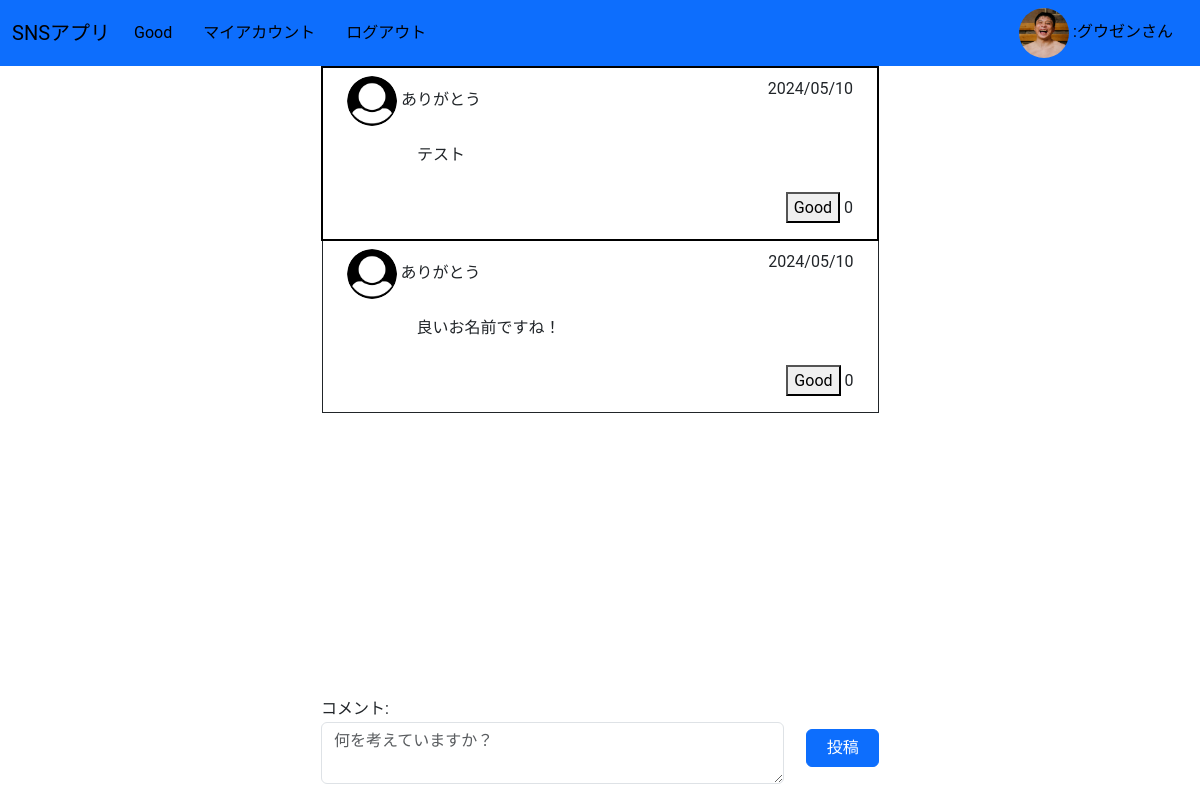
The app's page /sns/comment/38 (signed in) with its own data.
### security/models.py (models this page shows)
class CustomUser(AbstractUser):
    avatar=models.ImageField(upload_to='avatars/',null=True,blank=True)

### sns/models.py (models this page shows, shortened)
class Message(models.Model):
    owner=models.ForeignKey(settings.AUTH_USER_MODEL,on_delete=models.CASCADE,related_name='message_owner')
    content=models.TextField(max_length=1000)
    photo=models.ImageField(upload_to='photo/',null=True,blank=True)
    good_count=models.IntegerField(default=0)
    pub_date=models.DateTimeField(auto_now_add=True)
    class Meta:
        ordering=('-pub_date',)

class Comment(models.Model):
    message=models.ForeignKey(Message,on_delete=models.CASCADE,related_name='comments')
    owner=models.ForeignKey(settings.AUTH_USER_MODEL,related_name='comment',on_delete=models.CASCADE)
    content=models.TextField(max_length=1000)
    pub_date=models.DateTimeField(auto_now_add=True)
    good_count=models.IntegerField(default=0)
    class Meta:
        ordering=['-good_count','pub_date',]

### sns/views.py (the view)
# urls.py: path('comment/<int:msg_id>',views.comment_view,name='comment'),
@login_required(login_url='security/login/')
def comment_view(request,msg_id):
    message=get_object_or_404(Message,id=msg_id)
    comments=Comment.objects.filter(message=message)
    if request.method=='POST':
        form=CommentForm(request.POST)
        if form.is_valid():
            comment=form.save(commit=False)
            comment.owner=request.user
            comment.message=message
            comment.save()
            params={
                'form':form,
                'm':message,
                'comments':comments,
                'login_user':request.user,
            }
            return redirect('sns:comment',msg_id=msg_id)
    else:
        form=CommentForm()
    params={
        'form':form,
        'm':message,
        'comments':comments,
        'login_user':request.user
    }
    return render(request,'sns/comment.html',params)

### sns/forms.py
class CommentForm(forms.ModelForm):
    class Meta:
        model=Comment
        fields=['content',]
        widgets={
            'content':forms.Textarea(attrs={
                'class':'form-control',
                'rows':2,
                'placeholder':'何を考えていますか？',
            }),
        }
        labels={
            'content':'コメント',
        }

### sns/templates/sns/comment.html (shortened to what this page needs)
<!DOCTYPE html>
{% extends 'SNS_project/layout.html' %}
{% load static %}
{% block css %}
<link rel="stylesheet" href="{% static 'sns/index.css' %}">
<link rel="stylesheet" href="{% static 'sns/comment_form.css' %}">
{% endblock css %}
{% block content %}
<table class="votion">
    <tr style="border: 2px solid black;">
        <td class="px-4 py-2">
            <div class="d-flex justify-content-between">
                <div>
                    {% if m.owner.avatar %}
                    <img src="{{ m.owner.avatar.url }}" alt="{{ m.owner.first_name }}"
                        style="width: 50px; height: 50px;" class="rounded-circle">
                    {% else %}
                    <img src="../../../media/avatars/avatar-not-set.png" alt="画像未設定" style="width: 50px; height: 50px;"
                        class="rounded-circle">
                    {% endif %}
                    <span>{{m.owner.first_name}}</span>
                </div>
                <span>{{m.pub_date|date:"Y/m/d"}}</span>
            </div>
            <p class="pt-3 content_position">
                {{m.content|linebreaksbr}}
            </p>
            <div class="d-flex justify-content-end my-2 left">
                <div>
                    <span><a href="{% url 'sns:good' m.id %}"><button>Good</button></a></span>
                    <span class="">{{m.good_count}}</span>
                </div>
            </div>
        </td>
    </tr>
    {% for m in comments %}
    <tr>
        <td class="px-4 py-2">
            <div class="d-flex justify-content-between">
                <div>
                    {% if m.owner.avatar %}
                    <img src="{{ m.owner.avatar.url }}" alt="{{ m.owner.first_name }}"
                        style="width: 50px; height: 50px;" class="rounded-circle">
                    {% else %}
                    <img src="../../../media/avatars/avatar-not-set.png" alt="画像未設定" style="width: 50px; height: 50px;"
                        class="rounded-circle">
                    {% endif %}
                    <span>{{m.owner.first_name}}</span>
                </div>
                <span>{{m.pub_date|date:"Y/m/d"}}</span>
            </div>
            <p class="pt-3 content_position">
                {{m.content|linebreaksbr}}
            </p>
            <div class="d-flex justify-content-end my-2 left">
                <div>
                    <span><a href="{% url 'sns:comment_good' m.id %}"><button>Good</button></a></span>
                    <span class="">{{m.good_count}}</span>
                </div>
            </div>
        </td>
    </tr>
    {% endfor %}
</table>
<div class="h-10"></div>
{% endblock content %}
{% block form %}
    <form method="post" class="form-row w-50 d-flex justify-content-between">
        <div class="w-80">
            {{form.as_p}}
        </div>
        <button type="submit" class="btn btn-primary w-15">投稿</button>
    </form>
{% endblock %}

### templates/SNS_project/layout.html (shortened to what this page needs)
<!DOCTYPE html>
<html lang="ja">
{% load static %}
<head>
    <link href="https://cdn.jsdelivr.net/npm/bootstrap@5.3.0/dist/css/bootstrap.min.css" rel="stylesheet"
>
    <link rel="stylesheet" href="{% static 'SNS_project/header.css' %}">
    {% block css %}{% endblock %}
</head>
<body>
    <header class="bg-primary fixed-top">
        <nav class="navbar navbar-expand-lg navbar-dark">
            <div class="container-fluid">
                <a class="navbar-brand" href="{% url 'sns:index' %}">SNSアプリ</a>
                <div class="collapse navbar-collapse" id="navbarNavDropdown">
                    <ul class="navbar-nav">
                        <li class="nav-item">
                            <a class="nav-link" href="{% url 'sns:goods_view' %}">Good</a>
                        </li>
                        <li class="nav-item">
                            <a class="nav-link" href="{% url 'sns:my_account' %}">マイアカウント</a>
                        </li>
                        <li class="nav-item">
                            <a class="nav-link" href="{% url 'security:logout' %}">ログアウト</a>
                        </li>
                    </ul>
                    <div class="ms-auto">
                        <a class="nav-link" href="{% url 'security:profile_edit' %}">
                            {% if login_user.avatar %}
                            <img src="{{ login_user.avatar.url }}" alt="Profile" style="width: 50px; height: 50px;"
                                class="rounded-circle">
                            {% else %}
                            <img src="../../../media/avatars/avatar-not-set.png" alt="Default"
                                style="width: 50px; height: 50px;" class="rounded-circle">
                            {% endif %}
                            :{{ login_user.first_name }}
                        </a>
                    </div>
                </div>
            </div>
        </nav>
    </header>
    <main class="container">
        <div class="content1">{% block content %}{% endblock %}</div>
        <div class="fixed-bottom bg-white container">
            {% block form %}{% endblock form %}
        </div>
    </main>
</body>
</html>

### static/SNS_project/header.css (style rules this page uses)
.container { display: flex; justify-content: center; }
.content1 { margin-top: 66px; width: 50%; }
body { font-family: 'Roboto',sans-serif; font-size: 16px; line-height: 1.6; }
.nav-link { margin-right: 15px; }
.navbar-brand, .nav-link { color: #000000 !important; }
.navbar { height: 66px; }

### sns/static/sns/index.css (style rules this page uses)
.votion { width: 100%; margin-right: auto; margin-left: auto; }
.votion tr { height: auto; border: 1px solid; }
.content_position { padding-left: 70px; padding-right: 70px; }
.left { padding-left: 70px; }

### sns/static/sns/comment_form.css (style rules this page uses)
.form-row { display: flex; align-items: center; justify-content: start; }
.w-80 { width: 83%; }
.w-15 { width: 13%; }
.h-10 { height: 130px; }

### records on screen
CustomUser: avatar (picture), first_name "グウゼンさん"
Message: owner.first_name "ありがとう", pub_date "2024/05/10", content "テスト", good_count "0"
Comment: owner.first_name "ありがとう", pub_date "2024/05/10", content "良いお名前ですね！", good_count "0"
